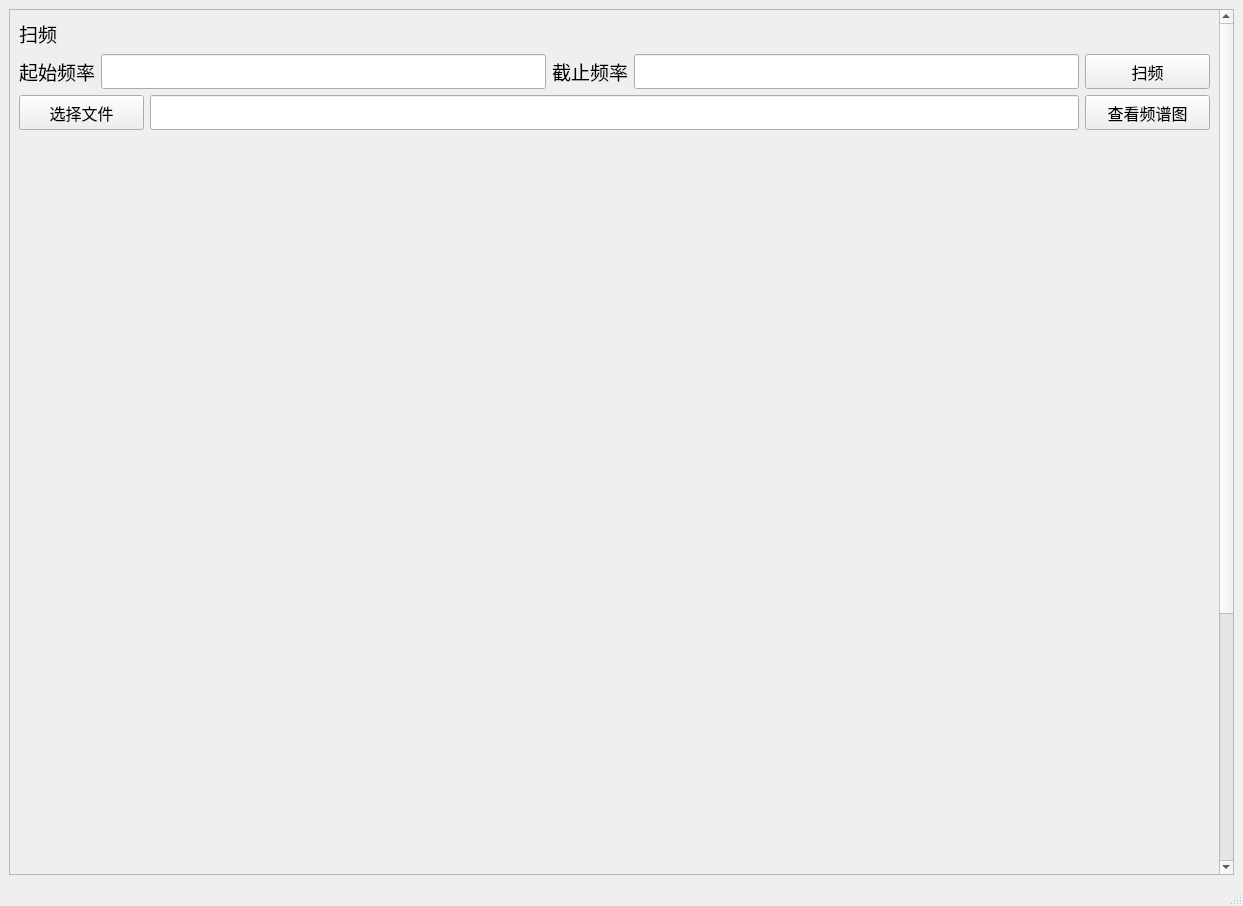
<?xml version="1.0" encoding="UTF-8"?>
<ui version="4.0">
 <class>MainWindow</class>
 <widget class="QMainWindow" name="MainWindow">
  <property name="geometry">
   <rect>
    <x>0</x>
    <y>0</y>
    <width>1243</width>
    <height>906</height>
   </rect>
  </property>
  <property name="windowTitle">
   <string>MainWindow</string>
  </property>
  <widget class="QWidget" name="centralwidget">
   <layout class="QVBoxLayout" name="verticalLayout_6">
    <item>
     <widget class="QScrollArea" name="scrollArea">
      <property name="widgetResizable">
       <bool>true</bool>
      </property>
      <widget class="QWidget" name="scrollAreaWidgetContents">
       <property name="geometry">
        <rect>
         <x>0</x>
         <y>0</y>
         <width>1198</width>
         <height>1251</height>
        </rect>
       </property>
       <layout class="QVBoxLayout" name="verticalLayout_5">
        <item>
         <widget class="QLabel" name="label">
          <property name="font">
           <font>
            <pointsize>14</pointsize>
           </font>
          </property>
          <property name="text">
           <string>扫频</string>
          </property>
         </widget>
        </item>
        <item>
         <layout class="QHBoxLayout" name="horizontalLayout">
          <item>
           <widget class="QLabel" name="label_2">
            <property name="font">
             <font>
              <pointsize>14</pointsize>
             </font>
            </property>
            <property name="text">
             <string>起始频率</string>
            </property>
           </widget>
          </item>
          <item>
           <widget class="QLineEdit" name="lineEdit_1">
            <property name="minimumSize">
             <size>
              <width>0</width>
              <height>35</height>
             </size>
            </property>
            <property name="font">
             <font>
              <family>Times New Roman</family>
              <pointsize>14</pointsize>
              <weight>75</weight>
              <bold>true</bold>
             </font>
            </property>
           </widget>
          </item>
          <item>
           <widget class="QLabel" name="label_3">
            <property name="font">
             <font>
              <pointsize>14</pointsize>
             </font>
            </property>
            <property name="text">
             <string>截止频率</string>
            </property>
           </widget>
          </item>
          <item>
           <widget class="QLineEdit" name="lineEdit_2">
            <property name="minimumSize">
             <size>
              <width>0</width>
              <height>35</height>
             </size>
            </property>
            <property name="font">
             <font>
              <family>Times New Roman</family>
              <pointsize>14</pointsize>
              <weight>75</weight>
              <bold>true</bold>
             </font>
            </property>
           </widget>
          </item>
          <item>
           <widget class="QPushButton" name="pushButton_1">
            <property name="sizePolicy">
             <sizepolicy hsizetype="Minimum" vsizetype="Fixed">
              <horstretch>0</horstretch>
              <verstretch>0</verstretch>
             </sizepolicy>
            </property>
            <property name="minimumSize">
             <size>
              <width>125</width>
              <height>35</height>
             </size>
            </property>
            <property name="font">
             <font>
              <pointsize>12</pointsize>
             </font>
            </property>
            <property name="cursor">
             <cursorShape>PointingHandCursor</cursorShape>
            </property>
            <property name="text">
             <string>扫频</string>
            </property>
           </widget>
          </item>
         </layout>
        </item>
        <item>
         <layout class="QHBoxLayout" name="horizontalLayout_2">
          <item>
           <widget class="QPushButton" name="pushButton_5">
            <property name="sizePolicy">
             <sizepolicy hsizetype="Minimum" vsizetype="Fixed">
              <horstretch>0</horstretch>
              <verstretch>0</verstretch>
             </sizepolicy>
            </property>
            <property name="minimumSize">
             <size>
              <width>125</width>
              <height>35</height>
             </size>
            </property>
            <property name="font">
             <font>
              <pointsize>12</pointsize>
             </font>
            </property>
            <property name="cursor">
             <cursorShape>PointingHandCursor</cursorShape>
            </property>
            <property name="text">
             <string>选择文件</string>
            </property>
           </widget>
          </item>
          <item>
           <widget class="QLineEdit" name="lineEdit_3">
            <property name="minimumSize">
             <size>
              <width>0</width>
              <height>35</height>
             </size>
            </property>
            <property name="font">
             <font>
              <family>Times New Roman</family>
              <pointsize>14</pointsize>
              <weight>75</weight>
              <bold>true</bold>
             </font>
            </property>
           </widget>
          </item>
          <item>
           <widget class="QPushButton" name="pushButton_6">
            <property name="sizePolicy">
             <sizepolicy hsizetype="Minimum" vsizetype="Fixed">
              <horstretch>0</horstretch>
              <verstretch>0</verstretch>
             </sizepolicy>
            </property>
            <property name="minimumSize">
             <size>
              <width>125</width>
              <height>35</height>
             </size>
            </property>
            <property name="font">
             <font>
              <pointsize>12</pointsize>
             </font>
            </property>
            <property name="cursor">
             <cursorShape>PointingHandCursor</cursorShape>
            </property>
            <property name="text">
             <string>查看频谱图</string>
            </property>
           </widget>
          </item>
         </layout>
        </item>
        <item>
         <widget class="QWidget" name="widget" native="true">
          <property name="minimumSize">
           <size>
            <width>0</width>
            <height>441</height>
           </size>
          </property>
          <property name="maximumSize">
           <size>
            <width>16777215</width>
            <height>441</height>
           </size>
          </property>
          <layout class="QVBoxLayout" name="verticalLayout_2">
           <item>
            <layout class="QVBoxLayout" name="verticalLayout">
             <item>
              <spacer name="horizontalSpacer">
               <property name="orientation">
                <enum>Qt::Horizontal</enum>
               </property>
               <property name="sizeHint" stdset="0">
                <size>
                 <width>40</width>
                 <height>20</height>
                </size>
               </property>
              </spacer>
             </item>
             <item>
              <spacer name="verticalSpacer">
               <property name="orientation">
                <enum>Qt::Vertical</enum>
               </property>
               <property name="sizeHint" stdset="0">
                <size>
                 <width>20</width>
                 <height>40</height>
                </size>
               </property>
              </spacer>
             </item>
            </layout>
           </item>
          </layout>
         </widget>
        </item>
        <item>
         <widget class="QWidget" name="widget_2" native="true">
          <property name="minimumSize">
           <size>
            <width>0</width>
            <height>441</height>
           </size>
          </property>
          <property name="maximumSize">
           <size>
            <width>16777215</width>
            <height>441</height>
           </size>
          </property>
          <layout class="QVBoxLayout" name="verticalLayout_3">
           <item>
            <layout class="QVBoxLayout" name="verticalLayout_4">
             <item>
              <spacer name="horizontalSpacer_2">
               <property name="orientation">
                <enum>Qt::Horizontal</enum>
               </property>
               <property name="sizeHint" stdset="0">
                <size>
                 <width>40</width>
                 <height>20</height>
                </size>
               </property>
              </spacer>
             </item>
             <item>
              <spacer name="verticalSpacer_2">
               <property name="orientation">
                <enum>Qt::Vertical</enum>
               </property>
               <property name="sizeHint" stdset="0">
                <size>
                 <width>20</width>
                 <height>40</height>
                </size>
               </property>
              </spacer>
             </item>
            </layout>
           </item>
          </layout>
         </widget>
        </item>
        <item>
         <widget class="Line" name="line">
          <property name="orientation">
           <enum>Qt::Horizontal</enum>
          </property>
         </widget>
        </item>
        <item>
         <widget class="QLabel" name="label_4">
          <property name="font">
           <font>
            <pointsize>14</pointsize>
           </font>
          </property>
          <property name="text">
           <string>采集</string>
          </property>
         </widget>
        </item>
        <item>
         <layout class="QHBoxLayout" name="horizontalLayout_3">
          <item>
           <widget class="QLabel" name="label_5">
            <property name="font">
             <font>
              <pointsize>14</pointsize>
             </font>
            </property>
            <property name="text">
             <string>中心频率</string>
            </property>
           </widget>
          </item>
          <item>
           <widget class="QLineEdit" name="lineEdit_4">
            <property name="minimumSize">
             <size>
              <width>0</width>
              <height>35</height>
             </size>
            </property>
            <property name="font">
             <font>
              <family>Times New Roman</family>
              <pointsize>14</pointsize>
              <weight>75</weight>
              <bold>true</bold>
             </font>
            </property>
           </widget>
          </item>
          <item>
           <widget class="QLabel" name="label_6">
            <property name="font">
             <font>
              <pointsize>14</pointsize>
             </font>
            </property>
            <property name="text">
             <string>带宽</string>
            </property>
           </widget>
          </item>
          <item>
           <widget class="QLineEdit" name="lineEdit_5">
            <property name="minimumSize">
             <size>
              <width>0</width>
              <height>35</height>
             </size>
            </property>
            <property name="font">
             <font>
              <family>Times New Roman</family>
              <pointsize>14</pointsize>
              <weight>75</weight>
              <bold>true</bold>
             </font>
            </property>
           </widget>
          </item>
          <item>
           <widget class="QLabel" name="label_7">
            <property name="font">
             <font>
              <pointsize>14</pointsize>
             </font>
            </property>
            <property name="text">
             <string>采样率</string>
            </property>
           </widget>
          </item>
          <item>
           <widget class="QLineEdit" name="lineEdit_6">
            <property name="minimumSize">
             <size>
              <width>0</width>
              <height>35</height>
             </size>
            </property>
            <property name="font">
             <font>
              <family>Times New Roman</family>
              <pointsize>14</pointsize>
              <weight>75</weight>
              <bold>true</bold>
             </font>
            </property>
           </widget>
          </item>
          <item>
           <widget class="QPushButton" name="pushButton_2">
            <property name="sizePolicy">
             <sizepolicy hsizetype="Minimum" vsizetype="Fixed">
              <horstretch>0</horstretch>
              <verstretch>0</verstretch>
             </sizepolicy>
            </property>
            <property name="minimumSize">
             <size>
              <width>125</width>
              <height>35</height>
             </size>
            </property>
            <property name="font">
             <font>
              <pointsize>12</pointsize>
             </font>
            </property>
            <property name="cursor">
             <cursorShape>PointingHandCursor</cursorShape>
            </property>
            <property name="text">
             <string>采集识别</string>
            </property>
           </widget>
          </item>
         </layout>
        </item>
        <item>
         <layout class="QHBoxLayout" name="horizontalLayout_4">
          <item>
           <widget class="QPushButton" name="pushButton_3">
            <property name="sizePolicy">
             <sizepolicy hsizetype="Minimum" vsizetype="Fixed">
              <horstretch>0</horstretch>
              <verstretch>0</verstretch>
             </sizepolicy>
            </property>
            <property name="minimumSize">
             <size>
              <width>125</width>
              <height>35</height>
             </size>
            </property>
            <property name="font">
             <font>
              <pointsize>12</pointsize>
             </font>
            </property>
            <property name="cursor">
             <cursorShape>PointingHandCursor</cursorShape>
            </property>
            <property name="text">
             <string>选择文件</string>
            </property>
           </widget>
          </item>
          <item>
           <widget class="QLineEdit" name="lineEdit_7">
            <property name="minimumSize">
             <size>
              <width>0</width>
              <height>35</height>
             </size>
            </property>
            <property name="font">
             <font>
              <family>Times New Roman</family>
              <pointsize>14</pointsize>
              <weight>75</weight>
              <bold>true</bold>
             </font>
            </property>
           </widget>
          </item>
          <item>
           <widget class="QPushButton" name="pushButton_4">
            <property name="sizePolicy">
             <sizepolicy hsizetype="Minimum" vsizetype="Fixed">
              <horstretch>0</horstretch>
              <verstretch>0</verstretch>
             </sizepolicy>
            </property>
            <property name="minimumSize">
             <size>
              <width>125</width>
              <height>35</height>
             </size>
            </property>
            <property name="font">
             <font>
              <pointsize>12</pointsize>
             </font>
            </property>
            <property name="cursor">
             <cursorShape>PointingHandCursor</cursorShape>
            </property>
            <property name="text">
             <string>离线识别</string>
            </property>
           </widget>
          </item>
         </layout>
        </item>
        <item>
         <widget class="QTableWidget" name="tableWidget_3">
          <property name="maximumSize">
           <size>
            <width>16777215</width>
            <height>96</height>
           </size>
          </property>
          <property name="font">
           <font>
            <pointsize>14</pointsize>
            <weight>50</weight>
            <bold>false</bold>
           </font>
          </property>
          <row>
           <property name="text">
            <string>1</string>
           </property>
           <property name="font">
            <font>
             <pointsize>14</pointsize>
            </font>
           </property>
          </row>
          <column>
           <property name="text">
            <string>信号名称</string>
           </property>
           <property name="font">
            <font>
             <pointsize>14</pointsize>
             <weight>50</weight>
             <bold>false</bold>
            </font>
           </property>
          </column>
          <column>
           <property name="text">
            <string>中心频率(MHz)</string>
           </property>
           <property name="font">
            <font>
             <pointsize>14</pointsize>
             <weight>50</weight>
             <bold>false</bold>
            </font>
           </property>
          </column>
          <column>
           <property name="text">
            <string>带宽(Hz)</string>
           </property>
           <property name="font">
            <font>
             <pointsize>14</pointsize>
             <weight>50</weight>
             <bold>false</bold>
            </font>
           </property>
          </column>
          <column>
           <property name="text">
            <string>调制方式</string>
           </property>
           <property name="font">
            <font>
             <pointsize>14</pointsize>
            </font>
           </property>
          </column>
          <column>
           <property name="text">
            <string>频点识别</string>
           </property>
           <property name="font">
            <font>
             <pointsize>14</pointsize>
            </font>
           </property>
          </column>
          <item row="0" column="1">
           <property name="text">
            <string/>
           </property>
          </item>
         </widget>
        </item>
       </layout>
      </widget>
     </widget>
    </item>
   </layout>
  </widget>
  <widget class="QStatusBar" name="statusbar"/>
 </widget>
 <resources/>
 <connections/>
</ui>
